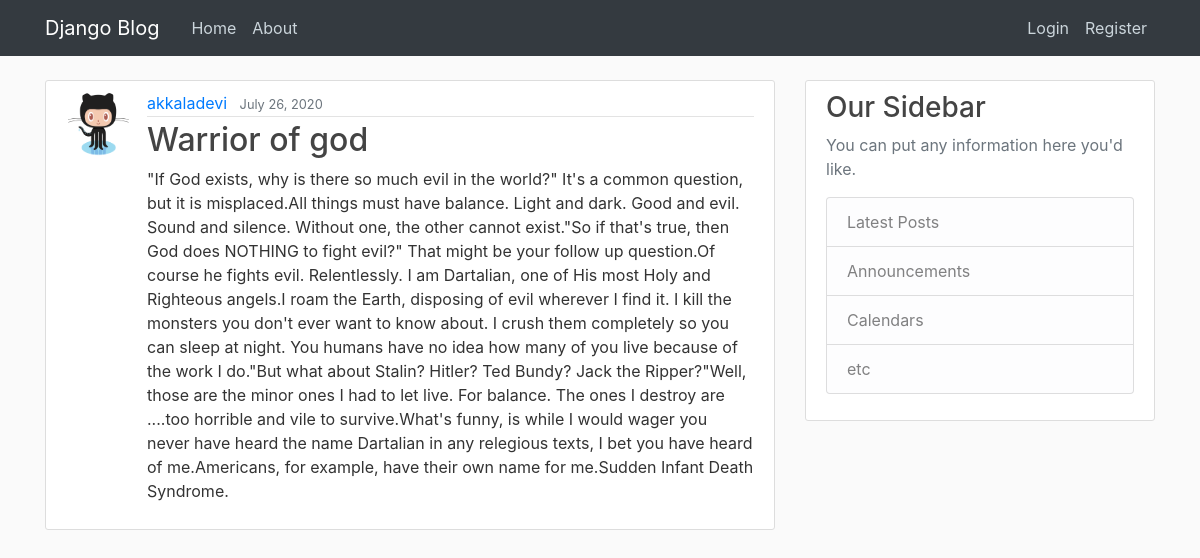
The page /post/12 on the database its author committed.
### blog/models.py (models this page shows, shortened)
class Post(models.Model):
	title = models.CharField(max_length=100)
	content = models.TextField(blank=False)
	date_posted = models.DateTimeField(default=timezone.now)
	author = models.ForeignKey(User, on_delete=models.CASCADE)

### users/models.py (models this page shows, shortened)
class Profile(models.Model):
	user = models.OneToOneField(User, on_delete=models.CASCADE)
	image = models.ImageField(default='default.png', upload_to='profile_pics')

### blog/views.py (the view)
# urls.py: path('post/<int:pk>',PostDetailView.as_view(),name='post-detail'),
class PostDetailView(DetailView):
	model = Post

### blog/templates/blog/post_detail.html (shortened to what this page needs)
{% extends "blog/base.html" %}
{% block content %}
    <article class="media content-section">
      <img src="{{ object.author.profile.image.url }} " class="rounded-circle article-img">
      <div class="media-body">
        <div class="article-metadata">
          <a class="mr-2" href="{% url 'user-posts' object.author.username %}">{{ object.author }}</a>
          <small class="text-muted">{{ object.date_posted|date:"F d, Y" }}</small>
        </div>
        <h2 class="article-title" >{{ object.title }}</a></h2>
        <p class="article-content">{{ object.content }}</p>
      </div>
    </article>
{% endblock content %}

### blog/static/blog/main.css (style rules this page uses)
body { background: #fafafa; color: #333333; margin-top: 5rem; }
h1, h2, h3, h4, h5, h6 { color: #444444; }
.content-section { background: #ffffff; padding: 10px 20px; border: 1px solid #dddddd; border-radius: 3px; margin-bottom: 20px; }
.article-title { color: #444444; }
.article-content { white-space: pre-line; }
.article-img { height: 65px; width: 65px; margin-right: 16px; }
.article-metadata { padding-bottom: 1px; margin-bottom: 4px; border-bottom: 1px solid #e3e3e3 }

### rows shown on the page
Post: author.profile.image (placeholder picture), author "akkaladevi", date_posted "July 26, 2020", title "Warrior of god", content "\"If God exists, why is there so much evil in the world?\" It's a common question, but it is misplaced.All things must have balance. Light and dark. Good and evil. Sound and silence. Without one, the other cannot exist.\"So if that's true, then God does NOTHING to fight evil?\" That might be your follow up question.Of course he fights evil. Relentlessly. I am Dartalian, one of His most Holy and Righteous angels.I roam the Earth, disposing of evil wherever I find it. I kill the monsters you don't ever want to know about. I crush them completely so you can sleep at night. You humans have no idea how many of you live because of the work I do.\"But what about Stalin? Hitler? Ted Bundy? Jack the…"
